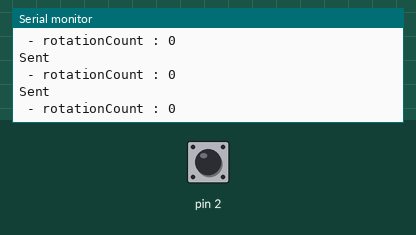
This sketch was run on a simulated Arduino Uno, built with avr-gcc and run on an emulated ATmega328P. Shown: the last lines printed to the serial monitor. The test bench sets the inputs (shaded band); at power-on: pin 2 HIGH. No radio packets arrive unless stated.

Above: at 1.2 s.
1.3 s: pin 2 pulled LOW for 0.15 s
At 2.38 s:
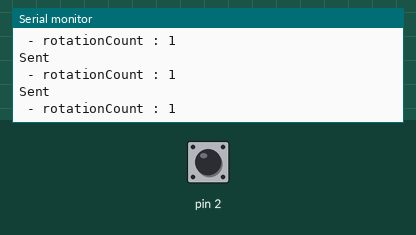
2.9 s: pin 2 pulled LOW for 1 s
At 4.7 s:
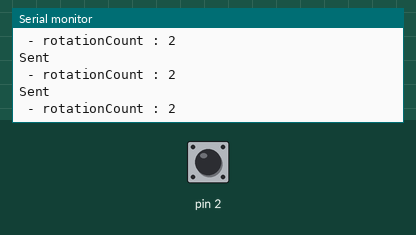
5.4 s: pin 2 pulled LOW for 0.15 s
At 7.02 s:
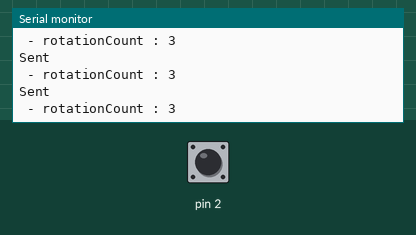
Timing chart, 0 to 8.5 s (numbered marks = the images above; inputs shaded):
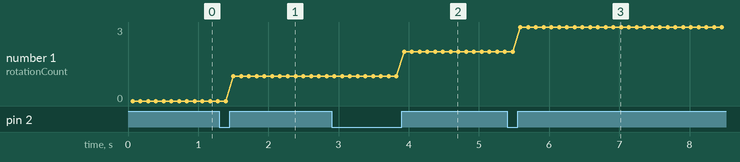

The sketch:

bike_client_virtualwire_ino.ino
```cpp
// (licence header left out)
#include <VirtualWire.h>


///
/// VARIABLES
///

//For counting number of times the magnet passes the reed switch
 unsigned long rotationCount = 0 ;
// Message Count
 unsigned long msgSequenceCount = 0;
// Set client ID so server knows which bike message is being sent from.
int clientId = 1;
// Message to send
char currentRotationsMsg[22];

char* MesgPrefix = "##BM##";

void setup()
{
    Serial.begin(9600); // Debugging only
    Serial.println("setup");
    // Initialise the IO and ISR
    vw_set_tx_pin(8);
    vw_set_ptt_inverted(true); // Required for DR3100
    vw_setup(2000);      // Bits per sec
    vw_rx_start();       // Start the receiver PLL running

      // Configure reed switch to push to interrupt
       digitalWrite(2, HIGH); //Enable pullup
      attachInterrupt(0, rising, RISING);

    // Setup rotation counter
    rotationCount = 0 ;


}
void loop()
{

    sprintf(currentRotationsMsg, "%s,%d,%lu,%lu", MesgPrefix, clientId, msgSequenceCount, rotationCount);

    uint8_t buf[VW_MAX_MESSAGE_LEN];
    uint8_t buflen = VW_MAX_MESSAGE_LEN;
    digitalWrite(13, true); // Flash a light to show transmitting
    vw_send((uint8_t *)currentRotationsMsg, strlen(currentRotationsMsg));
    vw_wait_tx(); // Wait until the whole message is gone
    Serial.println("Sent");
    digitalWrite(13, false);

       Serial.print(" - rotationCount : ");
    Serial.println( rotationCount );


    msgSequenceCount++ ;
    delay(50);
}

void rising()
{

    //  Serial.println( "Rising" );
 static unsigned long last_interrupt_time = 0;
  unsigned long interrupt_time = millis();
  // If interrupts come faster than 10ms, assume it's a bounce and ignore
  if (interrupt_time - last_interrupt_time > 30)
  {
    rotationCount++;
  }
  last_interrupt_time = interrupt_time;
}
```

Measured:
- after the input at 1.3 s, the serial monitor: prints a new line after 0.20 s (image 1)
- after the input at 2.9 s, the serial monitor: prints a new line after 1.0 s (image 2)
- after the input at 5.4 s, the serial monitor: prints a new line after 0.19 s (image 3)
- plotted number 1: 0 → 1 after the input at 1.3 s, 1 → 2 after the input at 2.9 s, 2 → 3 after the input at 5.4 s
